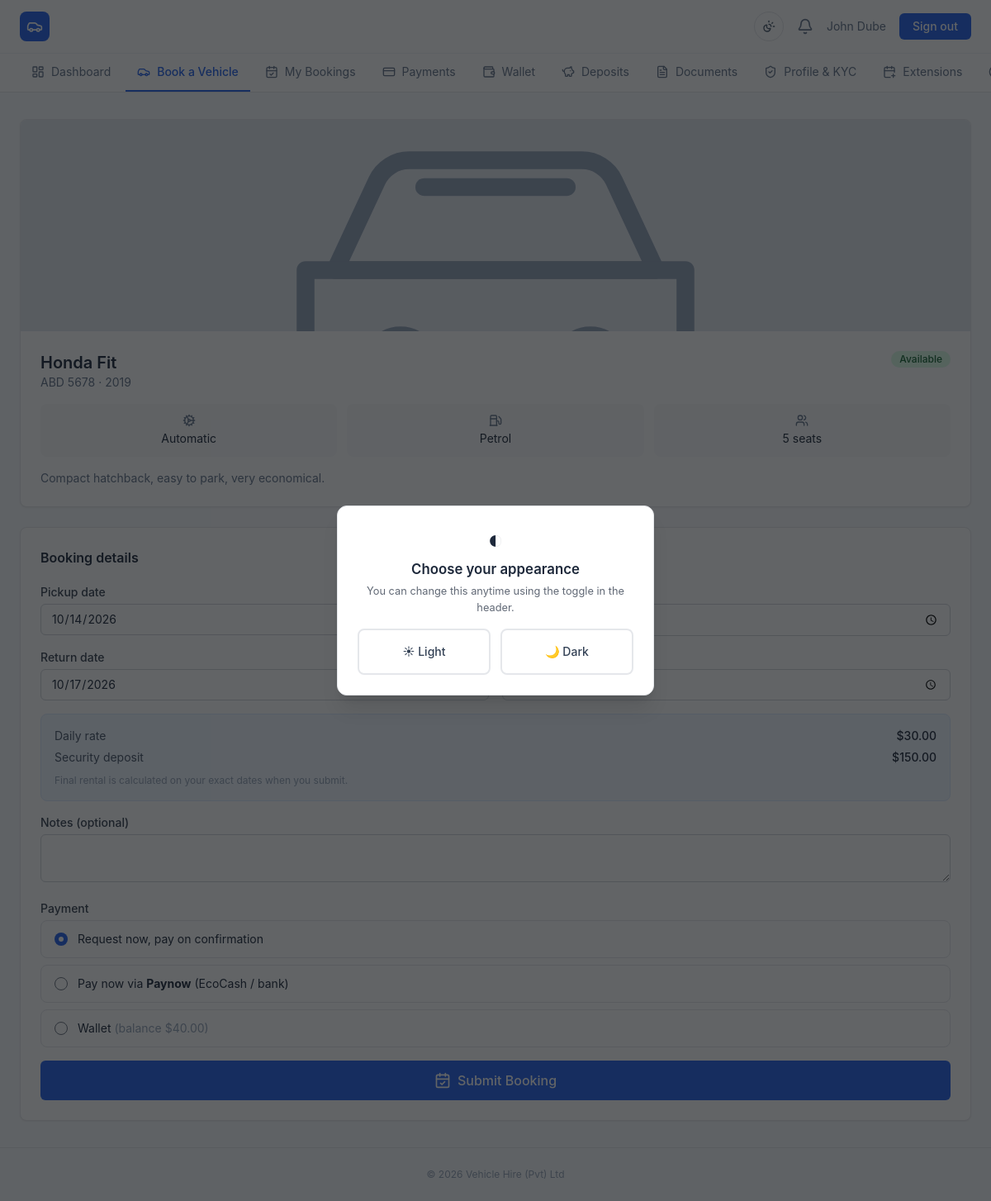
The page /client/book.php?vehicle=2 (signed in) on the database its author committed.
### tables this page shows
CREATE TABLE clients (
    id INT UNSIGNED AUTO_INCREMENT PRIMARY KEY,
    user_id INT UNSIGNED DEFAULT NULL UNIQUE,
    client_no VARCHAR(20) NOT NULL UNIQUE,
    full_name VARCHAR(160) NOT NULL,
    dob DATE DEFAULT NULL,
    phone VARCHAR(40) DEFAULT NULL,
    email VARCHAR(190) DEFAULT NULL,
    address TEXT DEFAULT NULL,
    national_id VARCHAR(60) DEFAULT NULL,
    licence_no VARCHAR(60) DEFAULT NULL,
    licence_expiry DATE DEFAULT NULL,
    photo VARCHAR(255) DEFAULT NULL,
    tax_no VARCHAR(60) DEFAULT NULL,
    fiscalise TINYINT(1) NOT NULL DEFAULT 0,
    kyc_status ENUM('pending','under_review','verified','rejected') NOT NULL DEFAULT 'pending',
    account_status ENUM('active','suspended') NOT NULL DEFAULT 'active',
    source ENUM('online','walk_in') NOT NULL DEFAULT 'online',
    created_at DATETIME NOT NULL DEFAULT CURRENT_TIMESTAMP,
    updated_at DATETIME NOT NULL DEFAULT CURRENT_TIMESTAMP ON UPDATE CURRENT_TIMESTAMP,
    FOREIGN KEY (user_id) REFERENCES users(id) ON DELETE SET NULL,
    INDEX idx_clients_phone (phone),
    INDEX idx_clients_email (email),
    INDEX idx_clients_national_id (national_id),
    INDEX idx_clients_kyc (kyc_status)
);

CREATE TABLE vehicles (
    id INT UNSIGNED AUTO_INCREMENT PRIMARY KEY,
    reg_no VARCHAR(30) NOT NULL UNIQUE,
    make VARCHAR(60) NOT NULL,
    model VARCHAR(60) NOT NULL,
    year SMALLINT UNSIGNED DEFAULT NULL,
    colour VARCHAR(40) DEFAULT NULL,
    transmission ENUM('automatic','manual') NOT NULL DEFAULT 'automatic',
    fuel_type ENUM('petrol','diesel','hybrid','electric') NOT NULL DEFAULT 'petrol',
    engine_capacity VARCHAR(20) DEFAULT NULL,
    seats TINYINT UNSIGNED NOT NULL DEFAULT 5,
    mileage INT UNSIGNED NOT NULL DEFAULT 0,
    description TEXT DEFAULT NULL,
    daily_rate DECIMAL(10,2) NOT NULL DEFAULT 0.00,
    weekly_rate DECIMAL(10,2) DEFAULT NULL,
    monthly_rate DECIMAL(10,2) DEFAULT NULL,
    deposit DECIMAL(10,2) NOT NULL DEFAULT 0.00,
    excess_mileage_rate DECIMAL(8,2) DEFAULT NULL,
    status ENUM('available','reserved','on_hire','maintenance','unavailable') NOT NULL DEFAULT 'available',
    is_public TINYINT(1) NOT NULL DEFAULT 1,
    is_featured TINYINT(1) NOT NULL DEFAULT 0,
    created_at DATETIME NOT NULL DEFAULT CURRENT_TIMESTAMP,
    updated_at DATETIME NOT NULL DEFAULT CURRENT_TIMESTAMP ON UPDATE CURRENT_TIMESTAMP,
    INDEX idx_vehicles_status (status),
    INDEX idx_vehicles_public (is_public, status)
);

### app/Auth.php (called while the page is built, shortened)
<?php
final class Auth
{
    private static ?array $user = null;
    public static function user(): ?array
    {
        if (self::$user === null && !empty($_SESSION['user_id'])) {
            self::$user = Database::one(
                'SELECT u.*, r.name AS role_name FROM users u
                 JOIN roles r ON r.id = u.role_id WHERE u.id = ?',
                [$_SESSION['user_id']]
            );
        }
        return self::$user;
    }
    public static function check(): bool
    {
        return self::user() !== null;
    }
    public static function client(): ?array
    {
        $user = self::user();
        return Database::one('SELECT * FROM clients WHERE user_id = ?', [$user['id']]);
    }
    public static function requireLogin(): void
    {
        if (!self::check()) {
            flash('error', 'Please log in to continue.');
            $inAdmin = str_contains($_SERVER['SCRIPT_NAME'] ?? '', '/admin/');
            redirect($inAdmin ? 'admin/login.php' : 'login.php');
        }
    }
    public static function requireClient(): void
    {
        self::requireLogin();
    }
}

### app/Database.php (called while the page is built, shortened)
<?php
final class Database
{
    private static ?PDO $pdo = null;
    public static function pdo(): PDO
    {
        if (self::$pdo === null) {
            $db = $GLOBALS['config']['db'];
            $dsn = sprintf(
                'mysql:host=%s;port=%d;dbname=%s;charset=%s',
                $db['host'], $db['port'], $db['name'], $db['charset'] ?? 'utf8mb4'
            );
            try {
                self::$pdo = new PDO($dsn, $db['user'], $db['pass'], [
                    PDO::ATTR_ERRMODE => PDO::ERRMODE_EXCEPTION,
                    PDO::ATTR_DEFAULT_FETCH_MODE => PDO::FETCH_ASSOC,
                    PDO::ATTR_EMULATE_PREPARES => false,
                ]);
            } catch (PDOException $e) {
                error_log('DB connection failed: ' . $e->getMessage());
                http_response_code(500);
                exit('Database connection failed. Please check configuration.');
            }
        }
        return self::$pdo;
    }
    public static function run(string $sql, array $params = []): PDOStatement
    {
        $stmt = self::pdo()->prepare($sql);
        $stmt->execute($params);
        return $stmt;
    }
    public static function one(string $sql, array $params = []): ?array
    {
        $row = self::run($sql, $params)->fetch();
        return $row === false ? null : $row;
    }
    public static function value(string $sql, array $params = [])
    {
        return self::run($sql, $params)->fetchColumn();
    }
}

### app/Services/VehicleService.php (called while the page is built, shortened)
<?php
final class VehicleService
{
    public static function find(int $id): ?array
    {
        return Database::one('SELECT * FROM vehicles WHERE id = ?', [$id]);
    }
    public static function photo(int $vehicleId): string
    {
        $path = Database::value(
            'SELECT file_path FROM vehicle_photos WHERE vehicle_id = ?
             ORDER BY is_primary DESC, sort_order ASC LIMIT 1',
            [$vehicleId]
        );
        return 'assets/img/car-placeholder.svg';
    }
}

### app/bootstrap.php (called while the page is built, shortened)
<?php
spl_autoload_register(function (string $class): void {
    $prefix = 'App\\';
    $file = APP_PATH . '/' . str_replace('\\', '/', substr($class, strlen($prefix))) . '.php';
});
require_once APP_PATH . '/helpers.php';

### app/Services/WalletService.php (called while the page is built, shortened)
<?php
final class WalletService
{
    public static function balance(int $clientId): float
    {
        return (float) Database::value(
            'SELECT COALESCE(SUM(t.amount),0) FROM wallet_transactions t
             JOIN wallets w ON w.id = t.wallet_id WHERE w.client_id = ?',
            [$clientId]
        );
    }
}

### public/client/book.php (the view, shortened to what this page needs)
<?php
require_once dirname(__DIR__, 2) . '/app/bootstrap.php';
Auth::requireClient();
$client = Auth::client();
$cid = (int) $client['id'];
$vehicleId = (int) ($_GET['vehicle'] ?? $_POST['vehicle_id'] ?? 0);
$vehicle = $vehicleId ? VehicleService::find($vehicleId) : null;
$pickup = $_GET['pickup'] ?? date('Y-m-d');
$return = $_GET['return'] ?? date('Y-m-d', strtotime('+3 days'));
$photo = VehicleService::photo($vehicleId);
$wallet = WalletService::balance($cid);
$active = 'browse';
require APP_PATH . '/views/client/header.php';
?>
<div class="grid grid-cols-1 xl:grid-cols-2 gap-6">
    <div class="card !p-0 overflow-x-auto">
        <img src="<?= url($photo) ?>" class="w-full h-64 object-cover">
        <div class="p-6">
            <div class="flex items-start justify-between mb-4">
                <div>
                    <h2 class="text-xl font-semibold text-slate-800"><?= e($vehicle['make'] . ' ' . $vehicle['model']) ?></h2>
                    <p class="text-sm text-slate-500"><?= e($vehicle['reg_no']) ?> · <?= e($vehicle['year']) ?></p>
                </div>
                <?= status_badge($vehicle['status']) ?>
            </div>
            <div class="grid grid-cols-3 gap-3 text-sm">
                <div class="rounded-lg bg-gray-50 p-3 text-center"><i data-lucide="cog" class="w-4 h-4 mx-auto mb-1 text-slate-500"></i><?= e(ucfirst($vehicle['transmission'])) ?></div>
                <div class="rounded-lg bg-gray-50 p-3 text-center"><i data-lucide="fuel" class="w-4 h-4 mx-auto mb-1 text-slate-500"></i><?= e(ucfirst($vehicle['fuel_type'])) ?></div>
                <div class="rounded-lg bg-gray-50 p-3 text-center"><i data-lucide="users" class="w-4 h-4 mx-auto mb-1 text-slate-500"></i><?= (int) $vehicle['seats'] ?> seats</div>
            </div>
            <p class="text-sm text-slate-500 mt-4"><?= e($vehicle['description']) ?></p>
        </div>
    </div>
    <div class="card">
        <h3 class="font-semibold text-slate-800 mb-5">Booking details</h3>
        <form method="post" class="space-y-4">
            <div class="grid grid-cols-2 gap-4">
                <div><label class="label">Pickup date</label>
                    <input type="date" name="pickup_date" value="<?= e($pickup) ?>" min="<?= date('Y-m-d') ?>" class="input" required></div>
                <div><label class="label">Pickup time</label>
                    <input type="time" name="pickup_time" value="09:00" class="input"></div>
                <div><label class="label">Return date</label>
                    <input type="date" name="return_date" value="<?= e($return) ?>" min="<?= date('Y-m-d', strtotime('+1 day')) ?>" class="input" required></div>
                <div><label class="label">Return time</label>
                    <input type="time" name="return_time" value="17:00" class="input"></div>
            </div>
            <div class="rounded-lg bg-blue-50 border border-blue-100 p-4 text-sm space-y-1.5">
                <div class="flex justify-between"><span class="text-slate-600">Daily rate</span><span class="font-medium"><?= money($vehicle['daily_rate']) ?></span></div>
                <div class="flex justify-between"><span class="text-slate-600">Security deposit</span><span class="font-medium"><?= money($vehicle['deposit']) ?></span></div>
                <p class="text-xs text-slate-400 pt-1">Final rental is calculated on your exact dates when you submit.</p>
            </div>
            <div><label class="label">Notes (optional)</label>
                <textarea name="notes" rows="2" class="input"></textarea></div>
            <div>
                <label class="label">Payment</label>
                <div class="space-y-2">
                    <label class="flex items-center gap-3 rounded-lg border border-gray-200 px-4 py-3 hover:bg-gray-50 cursor-pointer">
                        <input type="radio" name="pay_method" value="none" checked class="text-blue-600">
                        <span class="text-sm">Request now, pay on confirmation</span>
                    </label>
                    <label class="flex items-center gap-3 rounded-lg border border-gray-200 px-4 py-3 hover:bg-gray-50 cursor-pointer">
                        <input type="radio" name="pay_method" value="paynow" class="text-blue-600">
                        <span class="text-sm">Pay now via <strong>Paynow</strong> (EcoCash / bank)</span>
                    </label>
                    <label class="flex items-center gap-3 rounded-lg border border-gray-200 px-4 py-3 hover:bg-gray-50 cursor-pointer">
                        <input type="radio" name="pay_method" value="wallet" class="text-blue-600" <?= $wallet <= 0 ? 'disabled' : '' ?>>
                        <span class="text-sm">Wallet <span class="text-slate-400">(balance <?= money($wallet) ?>)</span></span>
                    </label>
                </div>
            </div>
            <button class="btn-primary w-full justify-center !py-3 text-base">
                <i data-lucide="calendar-check" class="w-5 h-5"></i> Submit Booking
            </button>
        </form>
    </div>
</div>
<?php require APP_PATH . '/views/client/footer.php'; ?>

### app/views/client/header.php (shortened to what this page needs)
<?php
$user = Auth::user();
$client = Auth::client();
$active = $active ?? '';
$navItems = [
    ['index.php', 'Dashboard', 'layout-dashboard', 'dashboard'],
    ['browse.php', 'Book a Vehicle', 'car', 'browse'],
    ['bookings.php', 'My Bookings', 'calendar-check', 'bookings'],
    ['payments.php', 'Payments', 'credit-card', 'payments'],
    ['wallet.php', 'Wallet', 'wallet', 'wallet'],
    ['deposits.php', 'Deposits', 'piggy-bank', 'deposits'],
    ['documents.php', 'Documents', 'file-text', 'documents'],
    ['kyc.php', 'Profile & KYC', 'shield-check', 'kyc'],
    ['extensions.php', 'Extensions', 'calendar-plus', 'extensions'],
    ['support.php', 'Support', 'life-buoy', 'support'],
    ['settings.php', 'Settings', 'settings', 'settings'],
];
?>
<!DOCTYPE html>
<html lang="en">
<head>
<link rel="stylesheet" href="<?= url('assets/css/app.css') ?>">
</head>
<body class="bg-slate-50">
<header class="site-header bg-white border-b border-gray-200 text-slate-700 sticky top-0 z-40">
    <div class="max-w-7xl mx-auto px-4 sm:px-6 h-16 flex items-center justify-between">
        <a href="<?= url('index.php') ?>" class="flex items-center gap-3 shrink-0">
            <span class="w-9 h-9 rounded-lg bg-blue-600 text-white flex items-center justify-center"><i data-lucide="car" class="w-5 h-5"></i></span>
        </a>
        <div class="flex items-center gap-3 sm:gap-4 text-sm">
            <button class="theme-toggle" type="button" data-theme-toggle title="Toggle dark / light mode">
                <i data-lucide="sun-moon" class="w-4 h-4"></i>
            </button>
            <a href="<?= url('client/notifications.php') ?>" class="relative text-slate-500 hover:text-slate-700">
                <i data-lucide="bell" class="w-5 h-5"></i>
            </a>
            <span class="text-slate-500 hidden md:block"><?= e($client['full_name'] ?? $user['name']) ?></span>
            <a href="<?= url('logout.php') ?>" class="bg-blue-600 hover:bg-blue-700 text-white px-4 py-1.5 rounded-md font-medium">Sign out</a>
        </div>
    </div>
    <nav class="border-t border-gray-100">
        <div class="max-w-7xl mx-auto px-4 sm:px-6 flex gap-1 overflow-x-auto">
            <?php foreach ($navItems as [$href, $label, $icon, $key]): ?>
            <a href="<?= url('client/' . $href) ?>"
               class="flex items-center gap-2 px-3.5 py-3 text-sm whitespace-nowrap border-b-2 <?= $active === $key ? 'border-blue-600 text-blue-600 font-medium' : 'border-transparent text-slate-500 hover:text-slate-800' ?>">
                <i data-lucide="<?= $icon ?>" class="w-4 h-4"></i><?= e($label) ?>
            </a>
            <?php endforeach; ?>
        </div>
    </nav>
</header>
<main class="max-w-7xl mx-auto px-4 sm:px-6 py-6 sm:py-8">

### app/helpers.php (shortened to what this page needs)
<?php
function e(?string $value): string
{
    return htmlspecialchars((string) $value, ENT_QUOTES, 'UTF-8');
}
function config(string $key, $default = null)
{
    $segments = explode('.', $key);
    $value = $GLOBALS['config'];
    foreach ($segments as $segment) {
        $value = $value[$segment];
    }
    return $value;
}
function url(string $path = ''): string
{
    return rtrim((string) config('app_url'), '/') . '/' . ltrim($path, '/');
}
function money($amount): string
{
    return (string) config('currency_symbol', '$') . number_format((float) $amount, 2);
}
function status_badge(string $status): string
{
    $map = [
        'available' => 'bg-green-100 text-green-800',
        'reserved' => 'bg-amber-100 text-amber-800',
        'on_hire' => 'bg-blue-100 text-blue-800',
        'maintenance' => 'bg-red-100 text-red-800',
        'unavailable' => 'bg-gray-200 text-gray-700',
        'pending' => 'bg-amber-100 text-amber-800',
        'confirmed' => 'bg-blue-100 text-blue-800',
        'active' => 'bg-green-100 text-green-800',
        'completed' => 'bg-gray-200 text-gray-700',
        'cancelled' => 'bg-red-100 text-red-800',
        'overdue' => 'bg-red-100 text-red-800',
        'paid' => 'bg-green-100 text-green-800',
        'successful' => 'bg-green-100 text-green-800',
        'failed' => 'bg-red-100 text-red-800',
        'refunded' => 'bg-purple-100 text-purple-800',
        'verified' => 'bg-green-100 text-green-800',
        'under_review' => 'bg-amber-100 text-amber-800',
        'rejected' => 'bg-red-100 text-red-800',
        'approved' => 'bg-green-100 text-green-800',
        'partial' => 'bg-amber-100 text-amber-800',
        'held' => 'bg-blue-100 text-blue-800',
        'released' => 'bg-gray-200 text-gray-700',
    ];
    $cls = $map[strtolower($status)] ?? 'bg-gray-200 text-gray-700';
    $label = ucwords(str_replace('_', ' ', $status));
    return '<span class="inline-flex items-center px-2.5 py-0.5 rounded-full text-xs font-medium '
        . $cls . '">' . e($label) . '</span>';
}

### rows shown on the page
clients: full_name "John Dube", pay_method "☐ Wallet (balance $40.00)"
vehicles: make+model "Honda Fit", reg_no "ABD 5678", year "2019", status "Available", transmission "Automatic", fuel_type "Petrol", seats "5", description "Compact hatchback, easy to park, very economical.", daily_rate "$30.00", deposit "$150.00"

### other values the page prints
$label "Dashboard"
$label "Book a Vehicle"
$label "My Bookings"
$label "Payments"
$label "Wallet"
$label "Deposits"
$label "Documents"
$label "Profile & KYC"
$label "Extensions"
money($wallet) "$40.00"
setting('company_name', 'Vehicle Hire') "Vehicle Hire (Pvt) Ltd"
